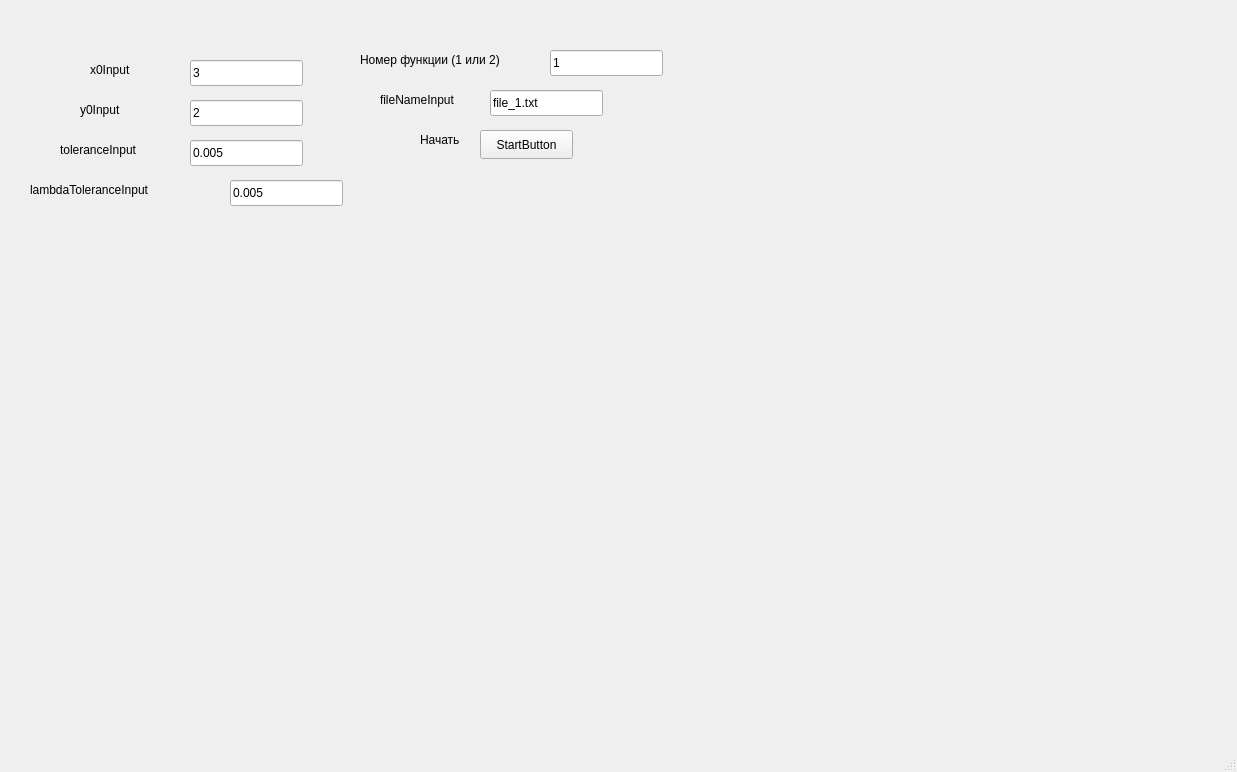
<?xml version="1.0" encoding="UTF-8"?>
<ui version="4.0">
 <class>MainWindow</class>
 <widget class="QMainWindow" name="MainWindow">
  <property name="geometry">
   <rect>
    <x>0</x>
    <y>0</y>
    <width>1237</width>
    <height>772</height>
   </rect>
  </property>
  <property name="windowTitle">
   <string>MainWindow</string>
  </property>
  <widget class="QWidget" name="centralwidget">
   <widget class="QLineEdit" name="x0Input">
    <property name="geometry">
     <rect>
      <x>190</x>
      <y>60</y>
      <width>113</width>
      <height>26</height>
     </rect>
    </property>
    <property name="text">
     <string>3</string>
    </property>
   </widget>
   <widget class="QLabel" name="label">
    <property name="geometry">
     <rect>
      <x>90</x>
      <y>60</y>
      <width>63</width>
      <height>20</height>
     </rect>
    </property>
    <property name="text">
     <string>x0Input</string>
    </property>
   </widget>
   <widget class="QLineEdit" name="y0Input_2">
    <property name="geometry">
     <rect>
      <x>190</x>
      <y>100</y>
      <width>113</width>
      <height>26</height>
     </rect>
    </property>
    <property name="text">
     <string>2</string>
    </property>
   </widget>
   <widget class="QLineEdit" name="lambdaToleranceInput">
    <property name="geometry">
     <rect>
      <x>230</x>
      <y>180</y>
      <width>113</width>
      <height>26</height>
     </rect>
    </property>
    <property name="text">
     <string>0.005</string>
    </property>
   </widget>
   <widget class="QPushButton" name="startButton">
    <property name="geometry">
     <rect>
      <x>480</x>
      <y>130</y>
      <width>93</width>
      <height>29</height>
     </rect>
    </property>
    <property name="text">
     <string>StartButton</string>
    </property>
   </widget>
   <widget class="QLabel" name="label_3">
    <property name="geometry">
     <rect>
      <x>60</x>
      <y>140</y>
      <width>121</width>
      <height>20</height>
     </rect>
    </property>
    <property name="text">
     <string>toleranceInput</string>
    </property>
   </widget>
   <widget class="QLabel" name="label_6">
    <property name="geometry">
     <rect>
      <x>380</x>
      <y>90</y>
      <width>101</width>
      <height>20</height>
     </rect>
    </property>
    <property name="text">
     <string>fileNameInput</string>
    </property>
   </widget>
   <widget class="QLineEdit" name="fileNameInput">
    <property name="geometry">
     <rect>
      <x>490</x>
      <y>90</y>
      <width>113</width>
      <height>26</height>
     </rect>
    </property>
    <property name="text">
     <string>file_1.txt</string>
    </property>
   </widget>
   <widget class="QLabel" name="label_5">
    <property name="geometry">
     <rect>
      <x>420</x>
      <y>130</y>
      <width>63</width>
      <height>20</height>
     </rect>
    </property>
    <property name="text">
     <string>Начать</string>
    </property>
   </widget>
   <widget class="QLabel" name="y0Input">
    <property name="geometry">
     <rect>
      <x>80</x>
      <y>100</y>
      <width>63</width>
      <height>20</height>
     </rect>
    </property>
    <property name="text">
     <string>y0Input</string>
    </property>
   </widget>
   <widget class="QLabel" name="label_4">
    <property name="geometry">
     <rect>
      <x>30</x>
      <y>180</y>
      <width>211</width>
      <height>20</height>
     </rect>
    </property>
    <property name="text">
     <string>lambdaToleranceInput</string>
    </property>
   </widget>
   <widget class="QLineEdit" name="toleranceInput">
    <property name="geometry">
     <rect>
      <x>190</x>
      <y>140</y>
      <width>113</width>
      <height>26</height>
     </rect>
    </property>
    <property name="text">
     <string>0.005</string>
    </property>
   </widget>
   <widget class="QWidget" name="verticalLayoutWidget">
    <property name="geometry">
     <rect>
      <x>-10</x>
      <y>220</y>
      <width>811</width>
      <height>431</height>
     </rect>
    </property>
    <layout class="QVBoxLayout" name="verticalLayout">
     <property name="sizeConstraint">
      <enum>QLayout::SetMaximumSize</enum>
     </property>
    </layout>
   </widget>
   <widget class="QWidget" name="chartView" native="true">
    <property name="geometry">
     <rect>
      <x>37</x>
      <y>227</y>
      <width>671</width>
      <height>281</height>
     </rect>
    </property>
   </widget>
   <widget class="QLabel" name="label_2">
    <property name="geometry">
     <rect>
      <x>360</x>
      <y>50</y>
      <width>191</width>
      <height>20</height>
     </rect>
    </property>
    <property name="text">
     <string>Номер функции (1 или 2)</string>
    </property>
   </widget>
   <widget class="QLineEdit" name="funcNumber">
    <property name="geometry">
     <rect>
      <x>550</x>
      <y>50</y>
      <width>113</width>
      <height>26</height>
     </rect>
    </property>
    <property name="text">
     <string>1</string>
    </property>
   </widget>
  </widget>
  <widget class="QMenuBar" name="menubar">
   <property name="geometry">
    <rect>
     <x>0</x>
     <y>0</y>
     <width>1237</width>
     <height>26</height>
    </rect>
   </property>
  </widget>
  <widget class="QStatusBar" name="statusbar"/>
 </widget>
 <resources/>
 <connections/>
</ui>
